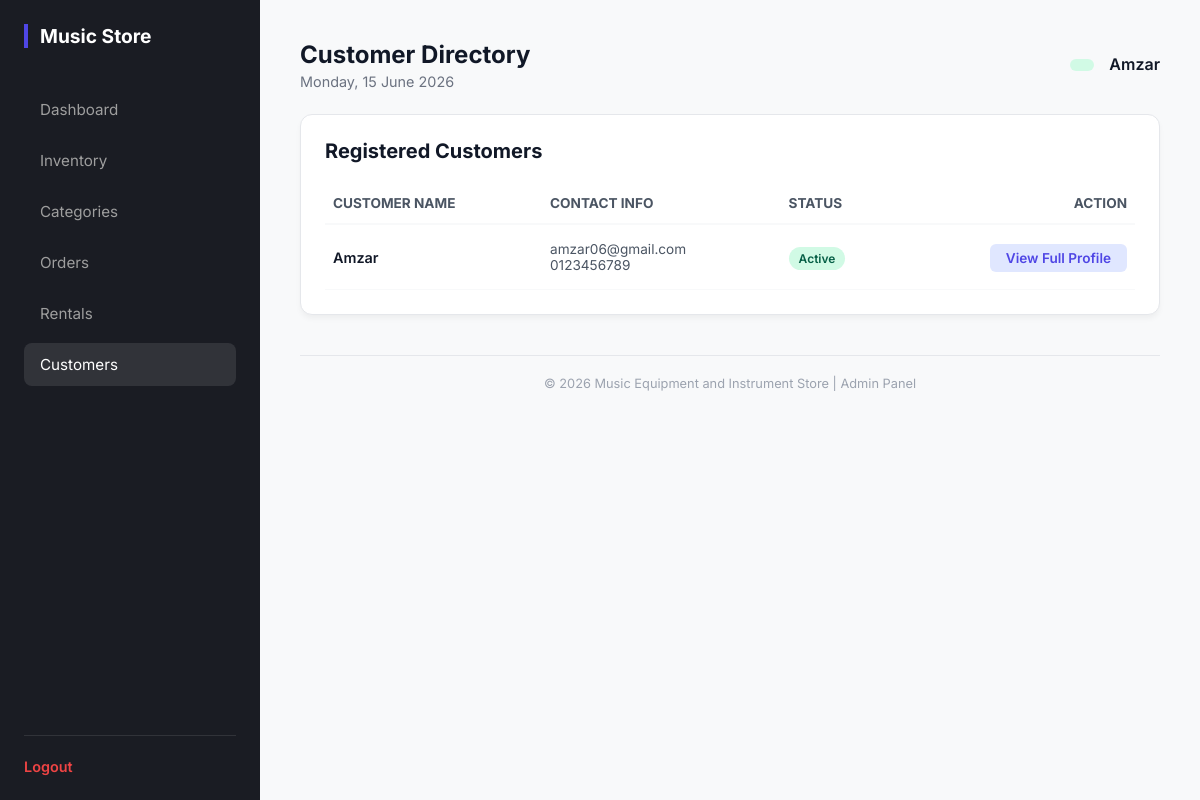
The app's page /admin/manage_customer.php (signed in), older data.
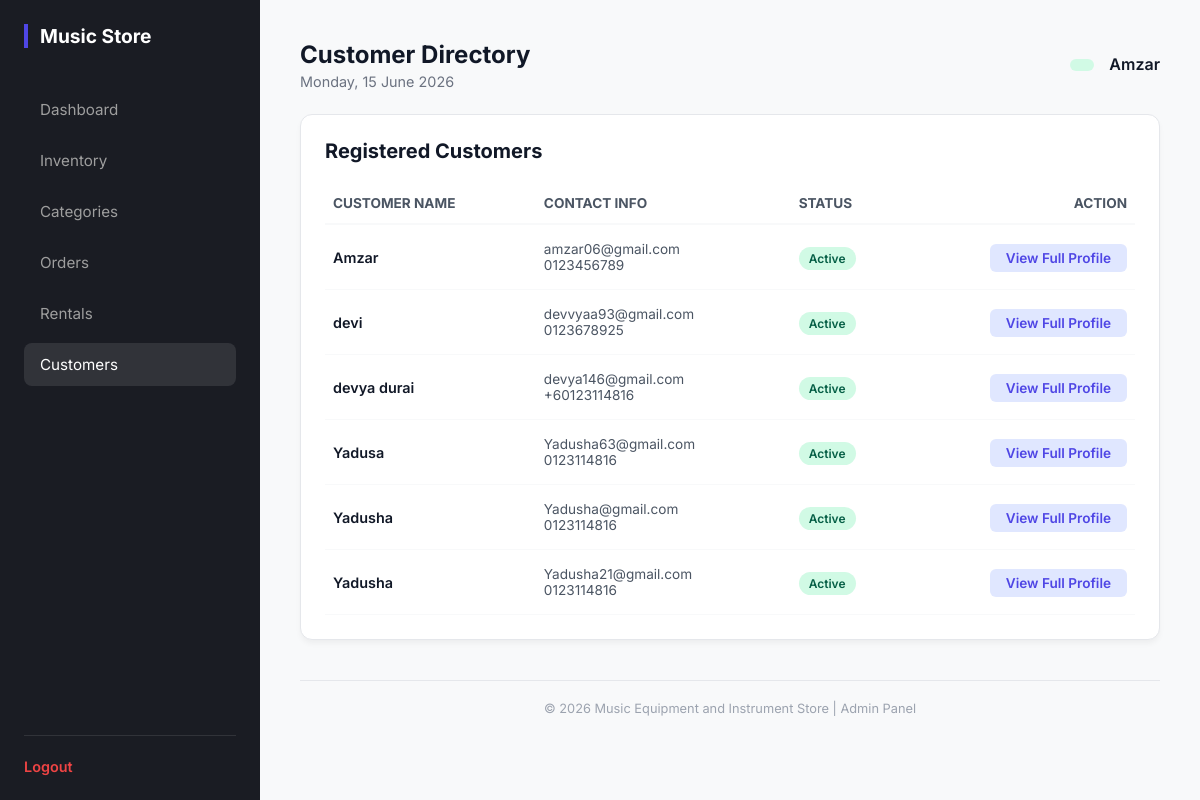
The same page, newer data.
### tables this page shows
CREATE TABLE `customers` (
  `cust_id` int(11) NOT NULL,
  `cust_name` varchar(255) NOT NULL,
  `cust_email` varchar(255) NOT NULL,
  `cust_password` varchar(255) NOT NULL,
  `cust_phone_number` varchar(20) DEFAULT NULL,
  `cust_address` text DEFAULT NULL,
  `cust_street` varchar(255) DEFAULT NULL,
  `cust_city` varchar(100) DEFAULT NULL,
  `cust_state` varchar(100) DEFAULT NULL,
  `cust_postcode` varchar(10) DEFAULT NULL,
  `status` enum('Active','Suspended','Blacklisted','Deleted') DEFAULT 'Active',
  `created_at` timestamp NOT NULL DEFAULT current_timestamp()
);

### admin/manage_customer.php (the view, shortened to what this page needs)
<?php
require_once('../database.php');
$page_title = "Customer Directory";
$active = "customers";
$where_clause = "WHERE status != 'Deleted'";
$customer_query = "SELECT * FROM customers $where_clause ORDER BY cust_name ASC";
$customer_result = mysqli_query($conn, $customer_query);
require_once('admin_header.php');
?>
<div style="max-width: 1200px; margin: 0 auto; margin-top: 20px;">
    <div style="background: white; padding: 24px; border-radius: 12px; box-shadow: 0 4px 6px -1px rgba(0, 0, 0, 0.05); border: 1px solid #e5e7eb;">
        <div style="display: flex; justify-content: space-between; align-items: center; margin-bottom: 20px;">
            <h3 style="margin: 0; font-weight: 700; color: #111827; font-size: 1.25rem;">Registered Customers</h3>
        </div>
        <div style="overflow-x: auto;">
            <table style="width: 100%; border-collapse: collapse; text-align: left;">
                <thead>
                    <tr style="border-bottom: 2px solid #e5e7eb;">
                        <th style="padding: 12px 8px; color: #4b5563; font-size: 0.85rem; text-transform: uppercase;">Customer Name</th>
                        <th style="padding: 12px 8px; color: #4b5563; font-size: 0.85rem; text-transform: uppercase;">Contact Info</th>
                        <th style="padding: 12px 8px; color: #4b5563; font-size: 0.85rem; text-transform: uppercase;">Status</th>
                        <th style="padding: 12px 8px; color: #4b5563; font-size: 0.85rem; text-transform: uppercase; text-align: right;">Action</th>
                    </tr>
                </thead>
                <tbody>
                    <?php if (mysqli_num_rows($customer_result) > 0): ?>
                        <?php while($row = mysqli_fetch_assoc($customer_result)):
                            $status = isset($row['status']) ? $row['status'] : 'Active';
                            if ($status == 'Active') { $bg = '#d1fae5'; $txt = '#065f46'; }
                            elseif ($status == 'Suspended') { $bg = '#fef3c7'; $txt = '#92400e'; }
                            elseif ($status == 'Blacklisted') { $bg = '#111827'; $txt = '#f9fafb'; }
                            else { $bg = '#fee2e2'; $txt = '#991b1b'; }
                        ?>
                        <tr style="border-bottom: 1px solid #f3f4f6;">
                            <td style="padding: 16px 8px; font-weight: 600; color: #111827;">
                                <?php echo htmlspecialchars($row['cust_name']); ?>
                            </td>
                            <td style="padding: 16px 8px; font-size: 0.85rem; color: #4b5563;">
                                <?php echo htmlspecialchars($row['cust_email']); ?><br>
                                <?php echo !empty($row['cust_phone_number']) ? htmlspecialchars($row['cust_phone_number']) : '-'; ?>
                            </td>
                            <td style="padding: 16px 8px;">
                                <span style="background: <?php echo $bg; ?>; color: <?php echo $txt; ?>; padding: 4px 10px; border-radius: 12px; font-size: 0.75rem; font-weight: 600;">
                                    <?php echo htmlspecialchars($status); ?>
                                </span>
                            </td>
                            <td style="padding: 16px 8px; text-align: right;">
                                <a href="admin_view_customer.php?id=<?php echo $row['cust_id']; ?>"
                                   style="color: #4f46e5; text-decoration: none; font-size: 0.85rem; font-weight: 600; padding: 6px 16px; border-radius: 6px; background: #e0e7ff; transition: 0.2s;">
                                   View Full Profile
                                </a>
                            </td>
                        </tr>
                        <?php endwhile; ?>
                    <?php else: ?>
                        <tr><td colspan="4" style="text-align: center; padding: 40px; color: #9ca3af;">No customers found.</td></tr>
                    <?php endif; ?>
                </tbody>
            </table>
        </div>
    </div>
</div>
<?php require_once('admin_footer.php'); ?>

### admin/admin_header.php (shortened to what this page needs)
<!DOCTYPE html>
<html lang="en">
<head>
    <link rel="stylesheet" href="admin.css">
    <link rel="stylesheet" href="https://cdnjs.cloudflare.com/ajax/libs/font-awesome/6.4.0/css/all.min.css">
</head>
<body>
<aside class="sidebar">
    <h2>Music Store</h2>
    <ul class="nav-links">
        <li><a href="admin_dashboard.php" class="<?php echo ($active == 'dashboard') ? 'active' : ''; ?>">Dashboard</a></li>
        <li><a href="admin_products.php" class="<?php echo ($active == 'products') ? 'active' : ''; ?>">Inventory</a></li>
        <li><a href="admin_categories.php" class="<?php echo ($active == 'categories') ? 'active' : ''; ?>">Categories</a></li>
        <li><a href="admin_order_list.php" class="<?php echo ($active == 'orders') ? 'active' : ''; ?>">Orders</a></li>
        <li><a href="admin_rental_list.php" class="<?php echo ($active == 'rentals') ? 'active' : ''; ?>">Rentals</a></li>
        <li><a href="manage_customer.php" class="<?php echo ($active == 'customers') ? 'active' : ''; ?>">Customers</a></li>
    </ul>
    <div style="margin-top: auto; padding-top: 20px; border-top: 1px solid rgba(255,255,255,0.1);">
        <a href="admin_logout.php" style="color: #ef4444; text-decoration: none; font-size: 0.9rem; font-weight: 600;">Logout</a>
    </div>
</aside>
<div class="main-content">
    <header style="display: flex; justify-content: space-between; align-items: center; margin-bottom: 24px;">
        <div class="welcome-msg">
            <h1 style="margin: 0; font-size: 1.5rem; color: #111827;"><?php echo $page_title; ?></h1>
            <p style="margin: 4px 0 0 0; color: #6b7280; font-size: 0.9rem;"><?php echo date('l, d F Y'); ?></p>
        </div>
        <div class="admin-profile" style="display: flex; align-items: center; gap: 15px;">
            <span class="status-pill completed" style="text-transform: uppercase; letter-spacing: 1px; padding: 6px 12px; font-size: 0.75rem;">
            </span>
            <a href="admin_profile.php"
               style="font-weight: 600; color: #111827; text-decoration: none; border-bottom: 2px solid transparent; transition: 0.2s;"
               onmouseover="this.style.borderBottom='2px solid #4f46e5'" onmouseout="this.style.borderBottom='2px solid transparent'">
               <?php echo htmlspecialchars($_SESSION['staff_name'] ?? 'Staff'); ?>
            </a>
        </div>
    </header>

### admin/admin_footer.php
<footer style="margin-top: 40px; padding-top: 20px; border-top: 1px solid var(--border-color); color: #9ca3af; font-size: 0.8rem; text-align: center;">
        &copy; <?php echo date('Y'); ?> Music Equipment and Instrument Store | Admin Panel
    </footer>
</div> </body>
</html>

### admin/admin.css (style rules this page uses)
:root { --sidebar-bg: #1a1c23; --sidebar-text: #9e9e9e; --sidebar-hover: #ffffff; --accent-color: #4f46e5; --bg-light: #f8f9fa; --white: #ffffff; --border-color: #e5e7eb; --text-main: #111827; --sidebar-width: 260px; }
*, *::before, *::after { box-sizing: border-box; margin: 0; padding: 0; }
body { font-family: 'Inter', 'DM Sans', sans-serif; background-color: var(--bg-light); color: var(--text-main); display: flex; }
.sidebar { width: var(--sidebar-width); background-color: var(--sidebar-bg); height: 100vh; position: fixed; left: 0; top: 0; padding: 24px; display: flex; flex-direction: column; z-index: 1000; }
.sidebar h2 { color: white; font-size: 1.2rem; margin-bottom: 40px; padding-left: 12px; border-left: 4px solid var(--accent-color); }
.nav-links { list-style: none; flex-grow: 1; }
.nav-links li { margin-bottom: 8px; }
.nav-links a { color: var(--sidebar-text); text-decoration: none; padding: 12px 16px; display: block; border-radius: 8px; transition: 0.3s; font-size: 0.95rem; }
.nav-links a:hover, .nav-links a.active { background-color: rgba(255, 255, 255, 0.1); color: var(--sidebar-hover); }
.main-content { margin-left: 0; width: 100%; padding: 20px; }
@media (min-width: 1024px) { .main-content { margin-left: var(--sidebar-width); width: calc(100% - var(--sidebar-width)); padding: 40px; } }
header { display: flex; flex-wrap: wrap; justify-content: space-between; align-items: center; gap: 20px; margin-bottom: 32px; }
.welcome-msg h1 { font-size: 1.8rem; font-weight: 700; }
table { width: 100%; border-collapse: collapse; }
th { text-align: left; padding: 12px; border-bottom: 2px solid var(--bg-light); color: #6b7280; font-size: 0.85rem; }
td { padding: 16px 12px; border-bottom: 1px solid var(--bg-light); font-size: 0.9rem; }
.status-pill { padding: 4px 12px; border-radius: 20px; font-size: 0.75rem; font-weight: 600; }
.completed { background: #d1fae5; color: #065f46; }

Row changes from the older to the newer data that the page shows:
added customers: cust_name "devi", cust_email "devvyaa93@gmail.com", cust_phone_number "0123678925", status "Active"
added customers: cust_name "devya durai", cust_email "devya146@gmail.com", cust_phone_number "+60123114816", status "Active"
added customers: cust_name "Yadusa", cust_email "Yadusha63@gmail.com", cust_phone_number "0123114816", status "Active"
added customers: cust_name "Yadusha", cust_email "Yadusha@gmail.com", cust_phone_number "0123114816", status "Active"
added customers: cust_name "Yadusha", cust_email "Yadusha21@gmail.com", cust_phone_number "0123114816", status "Active"
